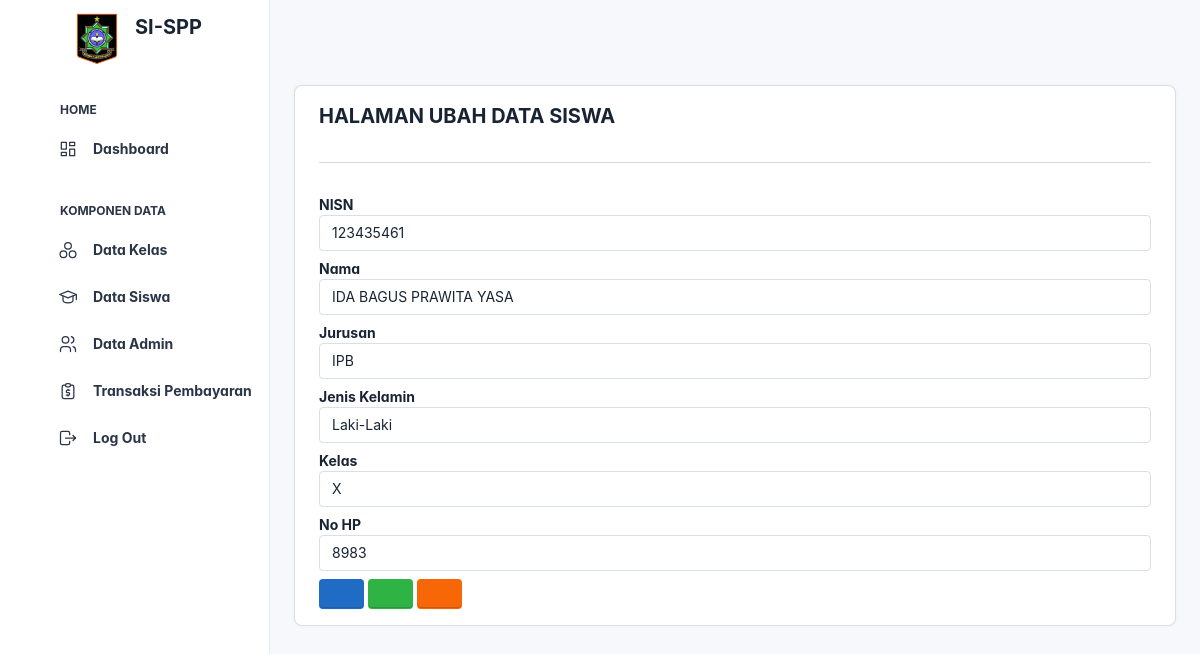
The app's page /?buka=ubh-siswa&nisn=123435461 (signed in) with its own data.
### tables this page shows
CREATE TABLE `profile_siswa` (
  `nisn` bigint(10) NOT NULL,
  `nama_siswa` varchar(25) NOT NULL,
  `jk` enum('Laki-Laki','Perempuan') NOT NULL,
  `kelas` enum('X','XI','XII') NOT NULL,
  `hp` int(12) NOT NULL,
  `id_kelas` int(11) NOT NULL
);

CREATE TABLE `data_kelas` (
  `id_kelas` int(11) NOT NULL,
  `nama_kelas` varchar(50) NOT NULL,
  `jurusan` varchar(11) NOT NULL
);

### backend/app/function/crud/read.php (called while the page is built, shortened)
<?php
class Read
{
    public function TableSiswa()
    {
        include dirname(dirname(dirname(__DIR__))) . '/inc/connection.php';
        if (isset($_GET['nisn'])) {
            $nisn = $koneksi->real_escape_string($_GET['nisn']);
            $sql = "SELECT profile_siswa.*, data_kelas.*
            FROM profile_siswa
            INNER JOIN data_kelas ON profile_siswa.id_kelas = data_kelas.id_kelas
            WHERE profile_siswa.nisn = '$nisn'";
        } else {
            $sql = "SELECT profile_siswa.*, data_kelas.*
            FROM profile_siswa
            INNER JOIN data_kelas ON profile_siswa.id_kelas = data_kelas.id_kelas";
        }
        $result = $koneksi->query($sql);
        $data = array();
        if ($result->num_rows > 0) {
            while ($row = $result->fetch_assoc()) {
                $data[] = $row;
            }
        }
        return $data;
    }
}

### pages/SISWA/ubh-siswa.php (the view, shortened to what this page needs)
<?php
require_once './backend/app/function/crud/read.php';
$read = new Read();
$get_siswa = $read->TableSiswa();
?>
<div class="card-body">
  <h2 class="fw-bolder">HALAMAN UBAH DATA SISWA</h2>
  <hr>
  <form action="./backend/router/view.php?URL=Update Data Siswa&nisn=<?= $_GET['nisn'] ?>" method="POST">
    <?php foreach ($get_siswa as $index => $data) : ?>
      <div class="form-group mb-2">
        <label for="nisn" class="fw-bolder fs-4" id="label-nisn">NISN</label>
        <input type="number" name="nisn" id="nisn" class="form-control" value="<?php echo $data['nisn'] ?>" placeholder="Masukkan NISN" required>
      </div>
      <div class="form-group mb-2">
        <label for="nama" class="fw-bolder fs-4" id="label-nama">Nama</label>
        <input type="text" name="nama" id="nama" class="form-control" value="<?php echo $data['nama_siswa'] ?>" placeholder="Masukkan Nama" required>
      </div>
      <div class="form-group mb-2">
        <label for="id_kelas" class="fw-bolder fs-4" id="label-jurusan">Jurusan</label>
        <select type="text" name="id_kelas" id="id_kelas" class="form-control" required>
          <option selected value="<?php echo $data['id_kelas'] ?>"><?php echo $data['jurusan'] ?></option>
        </select>
      </div>
      <div class="form-group mb-2">
        <label for="jk" class="fw-bolder fs-4" id="label-jk">Jenis Kelamin</label>
        <select type="text" name="jk" id="jk" class="form-control" required>
          <option selected value="<?php echo $data['jk'] ?>"><?php echo $data['jk'] ?></option>
        </select>
      </div>
      <div class="form-group mb-2">
        <label for="kelas" class="fw-bolder fs-4" id="label-kelas">Kelas</label>
        <input type="text" name="kelas" id="kelas" class="form-control" value="<?php echo $data['kelas'] ?>" placeholder="Kelas Berapa (X, XI, XII)" required>
      </div>
      <div class="form-group mb-2">
        <label for="no_telp" class="fw-bolder fs-4" id="label-no_telp">No HP</label>
        <input type="number" name="no_telp" id="no_telp" class="form-control" value="<?php echo $data['hp'] ?>" placeholder="Masukkan No HP" required>
      </div>
      <div class="form-group">
        <a href="?buka=data_siswa" class="btn btn-primary"><i class="ti ti-arrow-back"></i></a>
        <button type="submit" class="btn btn-success"><i class="ti ti-device-floppy"></i></button>
        <button type="reset" class="btn btn-warning"><i class="ti ti-x"></i></button>
      </div>
    <?php endforeach; ?>
  </form>
</div>

### includes/header.php (style rules this page uses)
:root { --tblr-font-sans-serif: 'Inter Var', -apple-system, BlinkMacSystemFont, San Francisco, Segoe UI, Roboto, Helvetica Neue, sans-serif; }
body { font-feature-settings: "cv03", "cv04", "cv11"; }

### records on screen
profile_siswa: nisn "123435461", nama "IDA BAGUS PRAWITA YASA", id_kelas "IPB", jk "Laki-Laki", kelas "X", no_telp "8983"
